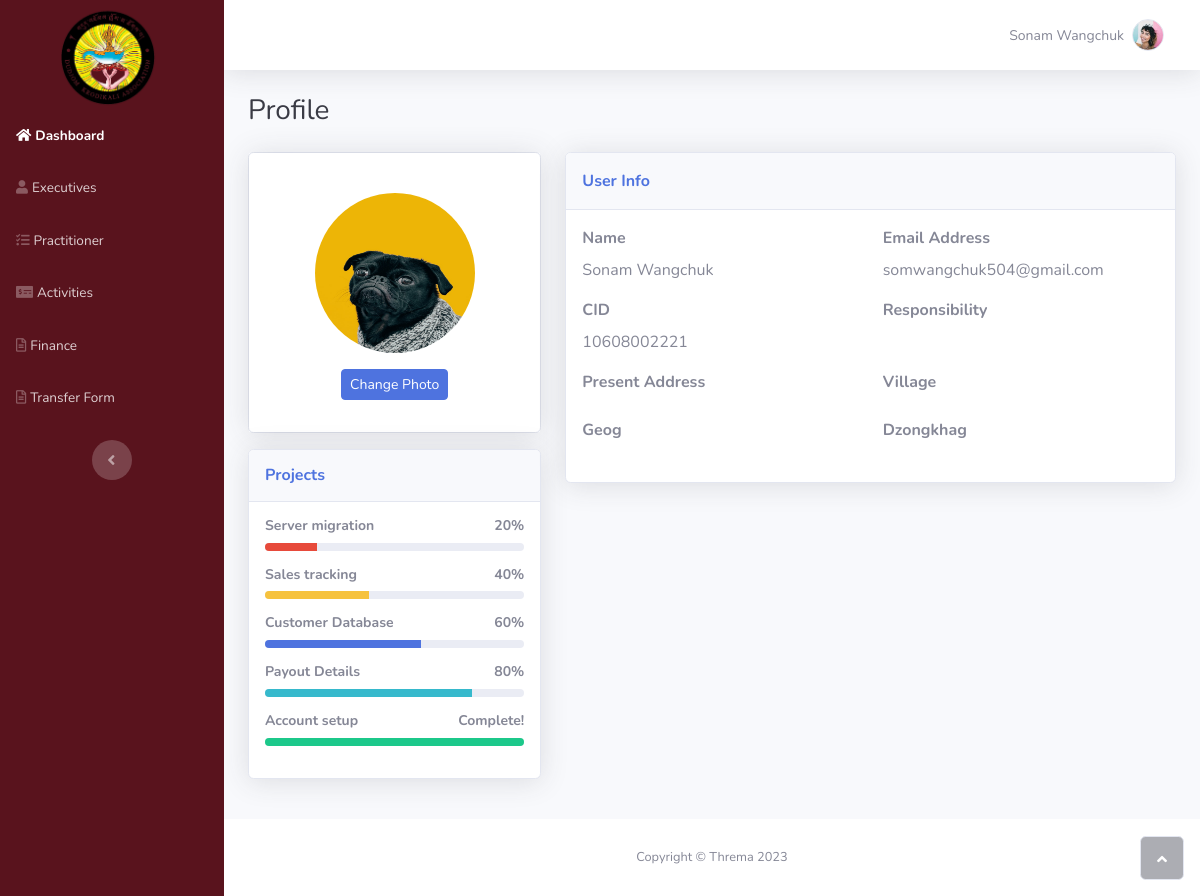
Page /profile/ (signed in) on the committed database.
### base/models.py (models this page shows, shortened)
class ExecutiveMember(AbstractBaseUser, PermissionsMixin):
    ROLE_CHOICES = (
        ('MANAGER', 'Manager'),
        ('CHAIRPERSON', 'Chairperson'),
        ('TREASURER', 'Treasurer'),
        ('ADMIN', 'Admin'),
    )
    cid = models.CharField(max_length=11, unique=True, validators=[MinLengthValidator(11)])
    name = models.CharField(max_length=255)
    email = models.EmailField(unique=True)
    role = models.CharField(max_length=20, choices=ROLE_CHOICES)
    responsibility = models.CharField(max_length=255)
    present_address = models.CharField(max_length=255)
    contact_no = models.CharField(max_length=8, validators=[MinLengthValidator(8)])
    card_no = models.CharField(max_length=255)
    village = models.CharField(max_length=255)
    geog = models.CharField(max_length=255)
    dzongkhag = models.CharField(max_length=255)
    is_staff = models.BooleanField(default=False)
    is_active = models.BooleanField(default=True)
    last_login = models.DateTimeField(null=True, blank=True)
    objects = ExecutiveMemberManager()
    USERNAME_FIELD = 'cid'
    REQUIRED_FIELDS = ['name', 'role', 'email', ]
    class Meta:
        verbose_name = 'Executive Member'
        verbose_name_plural = 'Executive Members'

### base/views.py (the view)
# urls.py: path('profile/', views.profile, name='profile'),
@login_required(login_url=('adminlogin', 'executivelogin'))
def profile(request):
    user = request.user  # Get the authenticated user
    executive_member = ExecutiveMember.objects.get(cid=user.cid)  # Retrieve the ExecutiveMember object
    context = {
        'name': executive_member.name,
        'present_address': executive_member.present_address,
        'village': executive_member.village,
        'geog': executive_member.geog,
        'dzongkhag': executive_member.dzongkhag,
        'cid': executive_member.cid,
        'email': executive_member.email,
        'contact_no': executive_member.contact_no,
        'responsibility': executive_member.responsibility,   # Pass the name to the template context
    }
    return render(request, 'base/profile.html', context)

### base/templates/base/profile.html (shortened to what this page needs)
{% extends 'main.html' %}
{% block content %}
                <div class="container-fluid">
                    <h3 class="text-dark mb-4">Profile</h3>
                    <div class="row mb-3">
                        <div class="col-lg-4">
                            <div class="card mb-3">
                                <div class="card-body text-center shadow"><img class="rounded-circle mb-3 mt-4" src="assets/img/dogs/image2.jpeg" width="160" height="160">
                                    <div class="mb-3"><button class="btn btn-primary btn-sm" type="button">Change Photo</button></div>
                                </div>
                            </div>
                            <div class="card shadow mb-4">
                                <div class="card-header py-3">
                                    <h6 class="text-primary fw-bold m-0">Projects</h6>
                                </div>
                                <div class="card-body">
                                    <h4 class="small fw-bold">Server migration<span class="float-end">20%</span></h4>
                                    <div class="progress progress-sm mb-3">
                                        <div class="progress-bar bg-danger" aria-valuenow="20" aria-valuemin="0" aria-valuemax="100" style="width: 20%;"><span class="visually-hidden">20%</span></div>
                                    </div>
                                    <h4 class="small fw-bold">Sales tracking<span class="float-end">40%</span></h4>
                                    <div class="progress progress-sm mb-3">
                                        <div class="progress-bar bg-warning" aria-valuenow="40" aria-valuemin="0" aria-valuemax="100" style="width: 40%;"><span class="visually-hidden">40%</span></div>
                                    </div>
                                    <h4 class="small fw-bold">Customer Database<span class="float-end">60%</span></h4>
                                    <div class="progress progress-sm mb-3">
                                        <div class="progress-bar bg-primary" aria-valuenow="60" aria-valuemin="0" aria-valuemax="100" style="width: 60%;"><span class="visually-hidden">60%</span></div>
                                    </div>
                                    <h4 class="small fw-bold">Payout Details<span class="float-end">80%</span></h4>
                                    <div class="progress progress-sm mb-3">
                                        <div class="progress-bar bg-info" aria-valuenow="80" aria-valuemin="0" aria-valuemax="100" style="width: 80%;"><span class="visually-hidden">80%</span></div>
                                    </div>
                                    <h4 class="small fw-bold">Account setup<span class="float-end">Complete!</span></h4>
                                    <div class="progress progress-sm mb-3">
                                        <div class="progress-bar bg-success" aria-valuenow="100" aria-valuemin="0" aria-valuemax="100" style="width: 100%;"><span class="visually-hidden">100%</span></div>
                                    </div>
                                </div>
                            </div>
                        </div>
                        <div class="col-lg-8">
                            <div class="row">
                                <div class="col">
                                    <div class="card shadow mb-3">
                                        <div class="card-header py-3">
                                            <p class="text-primary m-0 fw-bold">User Info</p>
                                        </div>
                                        <div class="card-body">
                                            <div class="row">
                                                <div class="col">
                                                    <div class="mb-3">
                                                        <label class="form-label" for="name"><strong>Name</strong></label>
                                                        <p>{{ name }}</p>
                                                    </div>
                                                </div>
                                                <div class="col">
                                                    <div class="mb-3">
                                                        <label class="form-label" for="email"><strong>Email Address</strong></label>
                                                        <p>{{ email }}</p>
                                                    </div>
                                                </div>
                                            </div>
                                            <div class="row">
                                                <div class="col">
                                                    <div class="mb-3">
                                                        <label class="form-label" for="cid"><strong>CID</strong></label>
                                                        <p>{{ cid }}</p>
                                                    </div>
                                                </div>
                                                <div class="col">
                                                    <div class="mb-3">
                                                        <label class="form-label" for="responsibility"><strong>Responsibility</strong></label>
                                                    </div>
                                                </div>
                                            </div>
                                            <div class="row">
                                                <div class="col">
                                                    <div class="mb-3">
                                                        <label class="form-label" for="present_address"><strong>Present Address</strong></label>
                                                    </div>
                                                </div>
                                                <div class="col">
                                                    <div class="mb-3">
                                                        <label class="form-label" for="village"><strong>Village</strong></label>
                                                    </div>
                                                </div>
                                            </div>
                                            <div class="row">
                                                <div class="col">
                                                    <div class="mb-3">
                                                        <label class="form-label" for="geog"><strong>Geog</strong></label>
                                                    </div>
                                                </div>
                                                <div class="col">
                                                    <div class="mb-3">
                                                        <label class="form-label" for="dzongkhag"><strong>Dzongkhag</strong></label>
                                                    </div>
                                                </div>
                                            </div>
                                                </div>
                                        </div>
                                    </div>
                                </div>
                            </div>
                        </div>
                    </div>
                </div>
                {% endblock %}

### templates/main.html (shortened to what this page needs)
<!DOCTYPE html>
<html>
{% load static %}
<head>
    <link rel='stylesheet' type="text/css" media="screen" href="{% static 'bootstrap/css/bootstrap.min.css' %}">
    <link rel='stylesheet' type="text/css" media="screen" href="{% static 'fonts/fontawesome-all.min.css' %}">
    <link rel='stylesheet' type="text/css" media="screen" href="{% static 'css/untitled.css' %}">
</head>
<body id="page-top">
    <div id="wrapper">
        {% include 'navbar.html'  %}
        <div class="d-flex flex-column" id="content-wrapper">
            <div id="content">
<nav class="navbar navbar-light navbar-expand bg-white shadow mb-4 topbar static-top" style="background: var(--bs-danger);">
    <div class="container-fluid">
        <ul class="navbar-nav flex-nowrap ms-auto">
            <li class="nav-item dropdown no-arrow">
                <div class="nav-item dropdown no-arrow">
                    <a class="dropdown-toggle nav-link" aria-expanded="false" data-bs-toggle="dropdown" href="{% url 'profile' %}">
                        <span class="d-none d-lg-inline me-2 text-gray-600 small">{{ name }}</span>
                        <img class="border rounded-circle img-profile" src="assets/img/avatars/avatar1.jpeg">
                    </a>
                </div>
            </li>
        </ul>
    </div>
</nav>
        {% block content %}
        {% endblock %}
            <footer class="bg-white sticky-footer">
                <div class="container my-auto">
                    <div class="text-center my-auto copyright"><span>Copyright © Threma 2023</span></div>
                </div>
            </footer>
        </div><a class="border rounded d-inline scroll-to-top" href="#page-top"><i class="fas fa-angle-up"></i></a>
    </div>
</body>
</html>

### static/css/untitled.css (style rules this page uses)
body { background-image: url("../../assets/img/rectangle-150.svg"); }

### rows in the picture
ExecutiveMember: name "Sonam Wangchuk", email "somwangchuk504@gmail.com", cid "10608002221"
